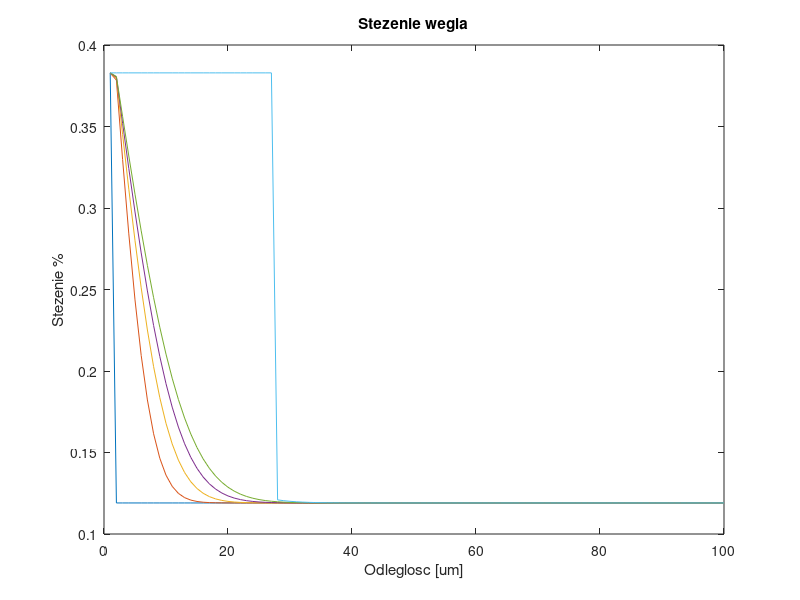
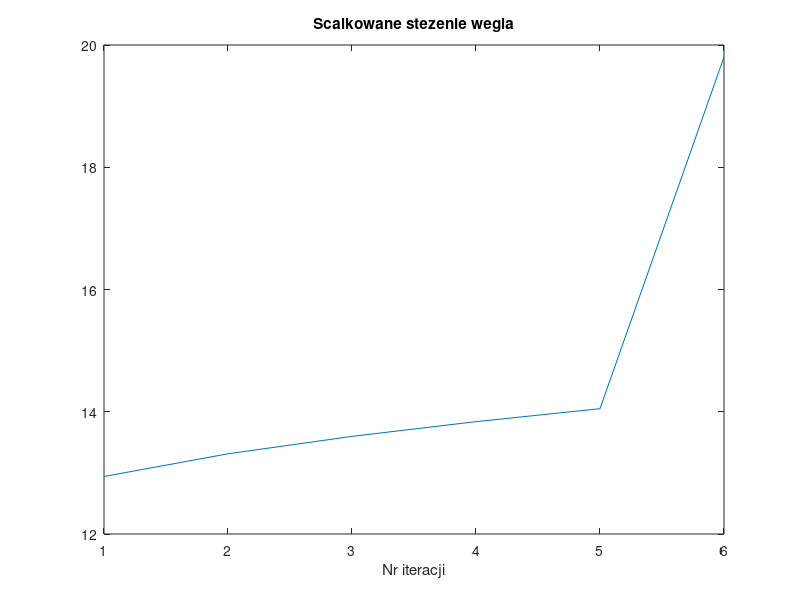

MATLAB code for these plots, in order:
close all; clear all; clc;

temp = 820;
time = 60;
R = 8.3144;
temp_k = temp + 273;
Q = 140000;
d0 = 0.000041;
D = d0*exp(-Q /(R * temp_k))*1E10;
dt = 0.01;
dx = 0.1;
max_ksi = 100;
dt_size = 360;
cga=-(temp-845)/210; %dane do modelu
v=0;

for i=1:100
    if(i==1)
        C(i) = 0.3829; %wype³nienie 
    else
        C(i) = cga; 
    end
end

ksi = 1; 
plot(C);
hold all
Calka_Aust(1:100) = 0.0;
int = 1;

for j=1:1:time/dt;
    temp=temp+dt*v;
    C1 = C;
    C1(ksi+1) = C1(ksi);
    C1(1) = C1(2);
for i=1:1:100;
    if i==1
        C1(i)=(1-2*((D*dt)/dx^2))*C1(i)+(C1(i)+C1(i+1))*((D*dt)/dx^2);
    elseif i ==100
        C1(i)=(1-2*((D*dt)/dx^2))*C1(i)+(C1(i)+C1(i-1))*((D*dt)/dx^2);
    else
        C1(i)=(1-2*((D*dt)/dx^2))*C1(i)+(C1(i-1)+C1(i+1))*((D*dt)/dx^2);
    end
    C(1:100) = C1(1:100);
end

if mod(j, 100) == 0
    Calka_Aust(int)=trapz(C1);
if int >= 5
    deltaCalka = Calka_Aust(int)-Calka_Aust(int-1); %krok z jakim wartoœci siê zmieniaj¹
    dksi = deltaCalka/(0.1-0.02);
if dksi >= dx %dx to sta³y krok
    ksi_2=round(dksi/dx) %zaokr¹glenie ró¿nicy przez sta³y krok
if(ksi_2 >= max_ksi)
    break;
end
    C(1:ksi_2)=0.3829;
    ksi=ksi_2;
end
end
    int = int + 1;
    figure(1);
    plot(C);
    hold all
    title('Stezenie wegla')
    xlabel('Odleglosc [um]')
    ylabel('Stezenie %')
end
end

figure(2);
plot(Calka_Aust(1:int));
title('Scalkowane stezenie wegla')
xlabel('Nr iteracji')
ylabel('')
